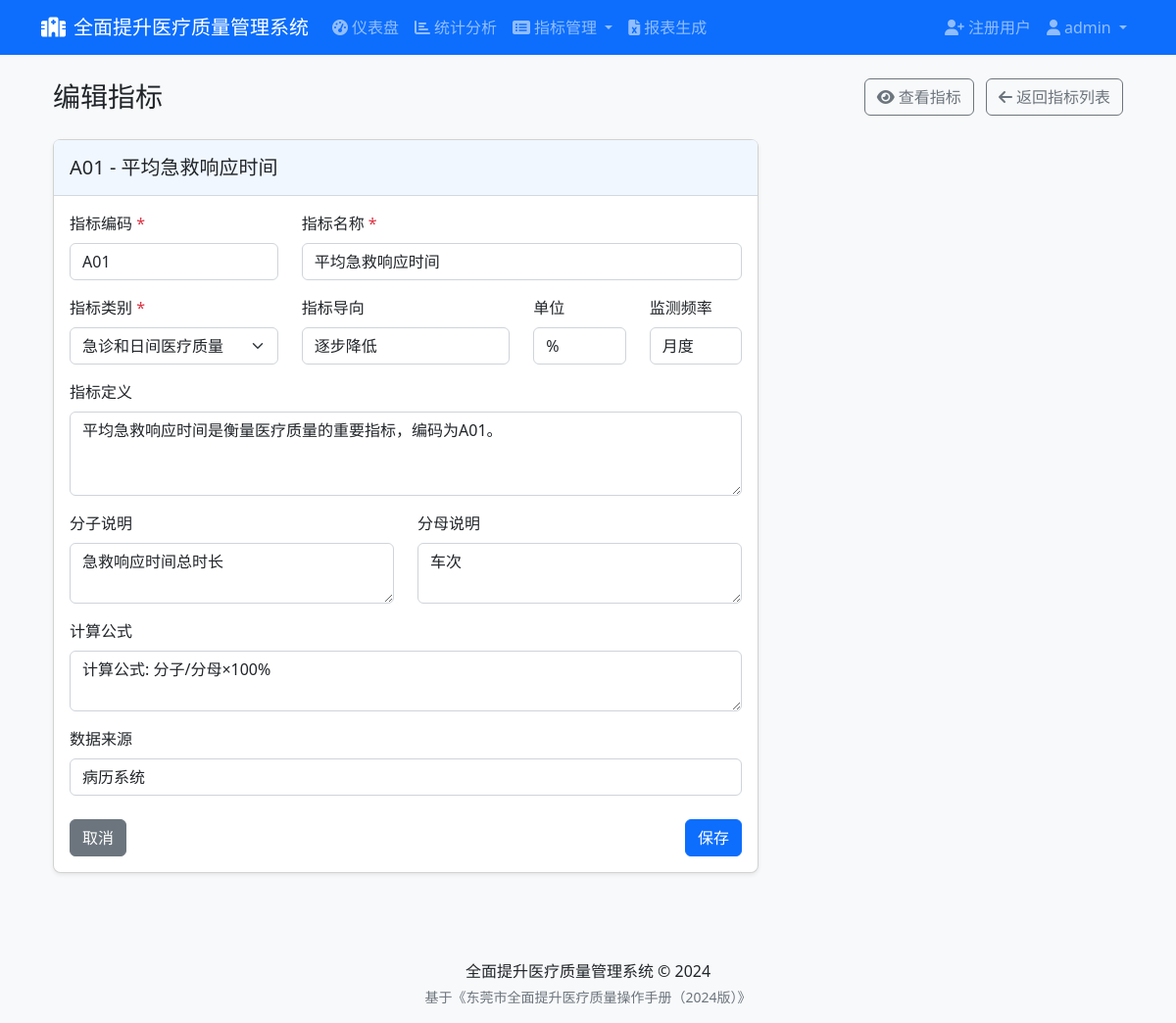
Screenshot of /indicators/1/edit (signed in) with the database file from the repository.
### app/models/user.py (models this page shows, shortened)
class User(UserMixin, db.Model):
    __tablename__ = 'users'
    id = db.Column(db.Integer, primary_key=True)
    username = db.Column(db.String(64), unique=True, index=True, nullable=False)
    email = db.Column(db.String(120), unique=True, index=True, nullable=False)
    password_hash = db.Column(db.String(128), nullable=False)
    is_admin = db.Column(db.Boolean, default=False)
    hospital_id = db.Column(db.Integer, db.ForeignKey('hospitals.id'))
    created_at = db.Column(db.DateTime, default=datetime.utcnow)
    last_login = db.Column(db.DateTime)
    hospital = db.relationship('Hospital', backref='users')

### app/models/indicator.py (models this page shows, shortened)
class Indicator(db.Model):
    __tablename__ = 'indicators'
    id = db.Column(db.Integer, primary_key=True)
    code = db.Column(db.String(32), unique=True, nullable=False)  # 指标编码
    name = db.Column(db.String(128), nullable=False)  # 指标名称
    definition = db.Column(db.Text)  # 指标定义
    numerator_description = db.Column(db.Text)  # 分子说明
    denominator_description = db.Column(db.Text)  # 分母说明
    calculation_formula = db.Column(db.Text)  # 计算公式
    data_source = db.Column(db.String(256))  # 数据来源
    target_value = db.Column(db.String(64))  # 指标导向 - 修改为字符串类型
    unit = db.Column(db.String(32))  # 单位
    frequency = db.Column(db.String(32))  # 监测频率
    category_id = db.Column(db.Integer, db.ForeignKey('indicator_categories.id'), nullable=False)
    created_at = db.Column(db.DateTime, default=datetime.utcnow)

### app/controllers/indicators.py (the view)
@indicators_bp.route('/<int:indicator_id>/edit', methods=['GET', 'POST'])
@login_required
def edit(indicator_id):
    indicator = Indicator.query.get_or_404(indicator_id)
    form = IndicatorForm(obj=indicator)
    form.indicator_id.data = str(indicator_id)
    if form.validate_on_submit():
        form.populate_obj(indicator)
        db.session.commit()
        flash(f'指标 {indicator.code} - {indicator.name} 已更新', 'success')
        return redirect(url_for('indicators.view', indicator_id=indicator.id))
    return render_template(
        'indicators/edit.html',
        title=f'编辑指标: {indicator.name}',
        form=form,
        indicator=indicator
    )

### app/forms.py (shortened to what this page needs)
class IndicatorForm(FlaskForm):
    indicator_id = StringField('指标ID')  # 隐藏字段，用于编辑时存储当前指标ID
    code = StringField('指标编码', validators=[DataRequired(), Length(max=32)])
    name = StringField('指标名称', validators=[DataRequired(), Length(max=128)])
    category_id = SelectField('指标类别', coerce=int, validators=[DataRequired()])
    definition = TextAreaField('指标定义', validators=[Optional()])
    numerator_description = TextAreaField('分子说明', validators=[Optional()])
    denominator_description = TextAreaField('分母说明', validators=[Optional()])
    calculation_formula = TextAreaField('计算公式', validators=[Optional()])
    data_source = StringField('数据来源', validators=[Optional(), Length(max=256)])
    target_value = StringField('指标导向', validators=[Optional()])
    unit = StringField('单位', validators=[Optional(), Length(max=32)])
    frequency = StringField('监测频率', validators=[Optional(), Length(max=32)])
    submit = SubmitField('保存')
    def __init__(self, *args, **kwargs):
        super(IndicatorForm, self).__init__(*args, **kwargs)
        self.category_id.choices = [(c.id, c.name) for c in IndicatorCategory.query.order_by(IndicatorCategory.name).all()]

### app/models/user.py (called while the page is built)
@login_manager.user_loader
def load_user(user_id):
    return User.query.get(int(user_id))

### app/templates/indicators/edit.html (shortened to what this page needs)
{% extends 'base.html' %}
{% block content %}
<div class="container-fluid">
    <div class="d-flex justify-content-between align-items-center mb-4">
        <h1 class="h3 mb-0">编辑指标</h1>
        <div>
            <a href="{{ url_for('indicators.view', indicator_id=indicator.id) }}" class="btn btn-outline-secondary me-2">
                <i class="fas fa-eye me-1"></i>查看指标
            </a>
            <a href="{{ url_for('indicators.index') }}" class="btn btn-outline-secondary">
                <i class="fas fa-arrow-left me-1"></i>返回指标列表
            </a>
        </div>
    </div>
    <div class="row">
        <div class="col-lg-8">
            <div class="card shadow-sm">
                <div class="card-header">
                    <h5 class="mb-0">{{ indicator.code }} - {{ indicator.name }}</h5>
                </div>
                <div class="card-body">
                    <form method="post">
                        <div class="row mb-3">
                            <div class="col-md-4">
                                <label class="form-label required" for="code">指标编码</label>
                                {{ form.code(class="form-control") }}
                            </div>
                            <div class="col-md-8">
                                <label class="form-label required" for="name">指标名称</label>
                                {{ form.name(class="form-control") }}
                            </div>
                        </div>
                        <div class="row mb-3">
                            <div class="col-md-4">
                                <label class="form-label required" for="category_id">指标类别</label>
                                {{ form.category_id(class="form-select") }}
                            </div>
                            <div class="col-md-4">
                                <label class="form-label" for="target_value">指标导向</label>
                                {{ form.target_value(class="form-control") }}
                            </div>
                            <div class="col-md-2">
                                <label class="form-label" for="unit">单位</label>
                                {{ form.unit(class="form-control") }}
                            </div>
                            <div class="col-md-2">
                                <label class="form-label" for="frequency">监测频率</label>
                                {{ form.frequency(class="form-control") }}
                            </div>
                        </div>
                        <div class="mb-3">
                            <label class="form-label" for="definition">指标定义</label>
                            {{ form.definition(class="form-control", rows=3) }}
                        </div>
                        <div class="row mb-3">
                            <div class="col-md-6">
                                <label class="form-label" for="numerator_description">分子说明</label>
                                {{ form.numerator_description(class="form-control", rows=2) }}
                            </div>
                            <div class="col-md-6">
                                <label class="form-label" for="denominator_description">分母说明</label>
                                {{ form.denominator_description(class="form-control", rows=2) }}
                            </div>
                        </div>
                        <div class="mb-3">
                            <label class="form-label" for="calculation_formula">计算公式</label>
                            {{ form.calculation_formula(class="form-control", rows=2) }}
                        </div>
                        <div class="mb-4">
                            <label class="form-label" for="data_source">数据来源</label>
                            {{ form.data_source(class="form-control") }}
                        </div>
                        <div class="d-flex justify-content-between">
                            <a href="{{ url_for('indicators.view', indicator_id=indicator.id) }}" class="btn btn-secondary">取消</a>
                            {{ form.submit(class="btn btn-primary") }}
                        </div>
                    </form>
                </div>
            </div>
        </div>
    </div>
</div>
{% endblock %}

### app/templates/base.html (shortened to what this page needs)
<!DOCTYPE html>
<html lang="zh-CN">
<head>
    <link href="https://cdn.jsdelivr.net/npm/bootstrap@5.2.3/dist/css/bootstrap.min.css" rel="stylesheet">
    <link href="https://cdnjs.cloudflare.com/ajax/libs/font-awesome/6.2.0/css/all.min.css" rel="stylesheet">
    <link href="{{ url_for('static', filename='css/style.css') }}" rel="stylesheet">
    <link href="{{ url_for('static', filename='css/monthpicker.css') }}" rel="stylesheet">
</head>
<body>
    <header>
        <nav class="navbar navbar-expand-lg navbar-dark bg-primary">
            <div class="container">
                <a class="navbar-brand" href="{{ url_for('dashboard.index') }}">
                    <i class="fas fa-hospital-alt me-2"></i>全面提升医疗质量管理系统
                </a>
                <div class="collapse navbar-collapse" id="navbarNavDropdown">
                    <ul class="navbar-nav me-auto">
                        {% if current_user.is_authenticated %}
                            <li class="nav-item">
                                <a class="nav-link" href="{{ url_for('dashboard.index') }}">
                                    <i class="fas fa-tachometer-alt me-1"></i>仪表盘
                                </a>
                            </li>
                            <li class="nav-item">
                                <a class="nav-link" href="{{ url_for('dashboard.stats') }}">
                                    <i class="fas fa-chart-bar me-1"></i>统计分析
                                </a>
                            </li>
                            <li class="nav-item dropdown">
                                <a class="nav-link dropdown-toggle" href="#" id="indicatorsDropdown" role="button" data-bs-toggle="dropdown" aria-expanded="false">
                                    <i class="fas fa-list-alt me-1"></i>指标管理
                                </a>
                            </li>
                            <li class="nav-item">
                                <a class="nav-link" href="{{ url_for('reports.index') }}">
                                    <i class="fas fa-file-excel me-1"></i>报表生成
                                </a>
                            </li>
                        {% endif %}
                    </ul>
                    <ul class="navbar-nav">
                        {% if current_user.is_authenticated %}
                            {% if current_user.is_admin %}
                                <li class="nav-item">
                                    <a class="nav-link" href="{{ url_for('auth.register') }}">
                                        <i class="fas fa-user-plus me-1"></i>注册用户
                                    </a>
                                </li>
                            {% endif %}
                            <li class="nav-item dropdown">
                                <a class="nav-link dropdown-toggle" href="#" id="userDropdown" role="button" data-bs-toggle="dropdown" aria-expanded="false">
                                    <i class="fas fa-user me-1"></i>{{ current_user.username }}
                                </a>
                            </li>
                        {% else %}
                            <li class="nav-item">
                                <a class="nav-link" href="{{ url_for('auth.login') }}">
                                    <i class="fas fa-sign-in-alt me-1"></i>登录
                                </a>
                            </li>
                        {% endif %}
                    </ul>
                </div>
            </div>
        </nav>
    </header>
    <main class="container mt-4">
        {% block content %}{% endblock %}
    </main>
    <footer class="bg-light mt-5 py-3">
        <div class="container text-center">
            <p class="mb-1">全面提升医疗质量管理系统 &copy; 2024</p>
            <p class="text-muted small mb-0">基于《东莞市全面提升医疗质量操作手册（2024版）》</p>
        </div>
    </footer>
</body>
</html>

### app/static/css/style.css (style rules this page uses)
body { min-height: 100vh; display: flex; flex-direction: column; background-color: #f8f9fa; }
main { flex: 1; }
.card { border-radius: 0.5rem; box-shadow: 0 4px 6px rgba(0, 0, 0, 0.1); margin-bottom: 1.5rem; }
.card-header { background-color: #f0f7ff; border-bottom: 1px solid rgba(0, 0, 0, 0.125); padding: 1rem; }
.form-label { font-weight: 500; }
.required::after { content: " *"; color: #dc3545; }

### rows the page displays
User: username "admin"
Indicator: code "A01", name "平均急救响应时间", category_id "急诊和日间医疗质量", target_value "逐步降低", unit "%", frequency "月度", definition "平均急救响应时间是衡量医疗质量的重要指标，编码为A01。", numerator_description "急救响应时间总时长", denominator_description "车次", calculation_formula "计算公式: 分子/分母×100%", data_source "病历系统"
